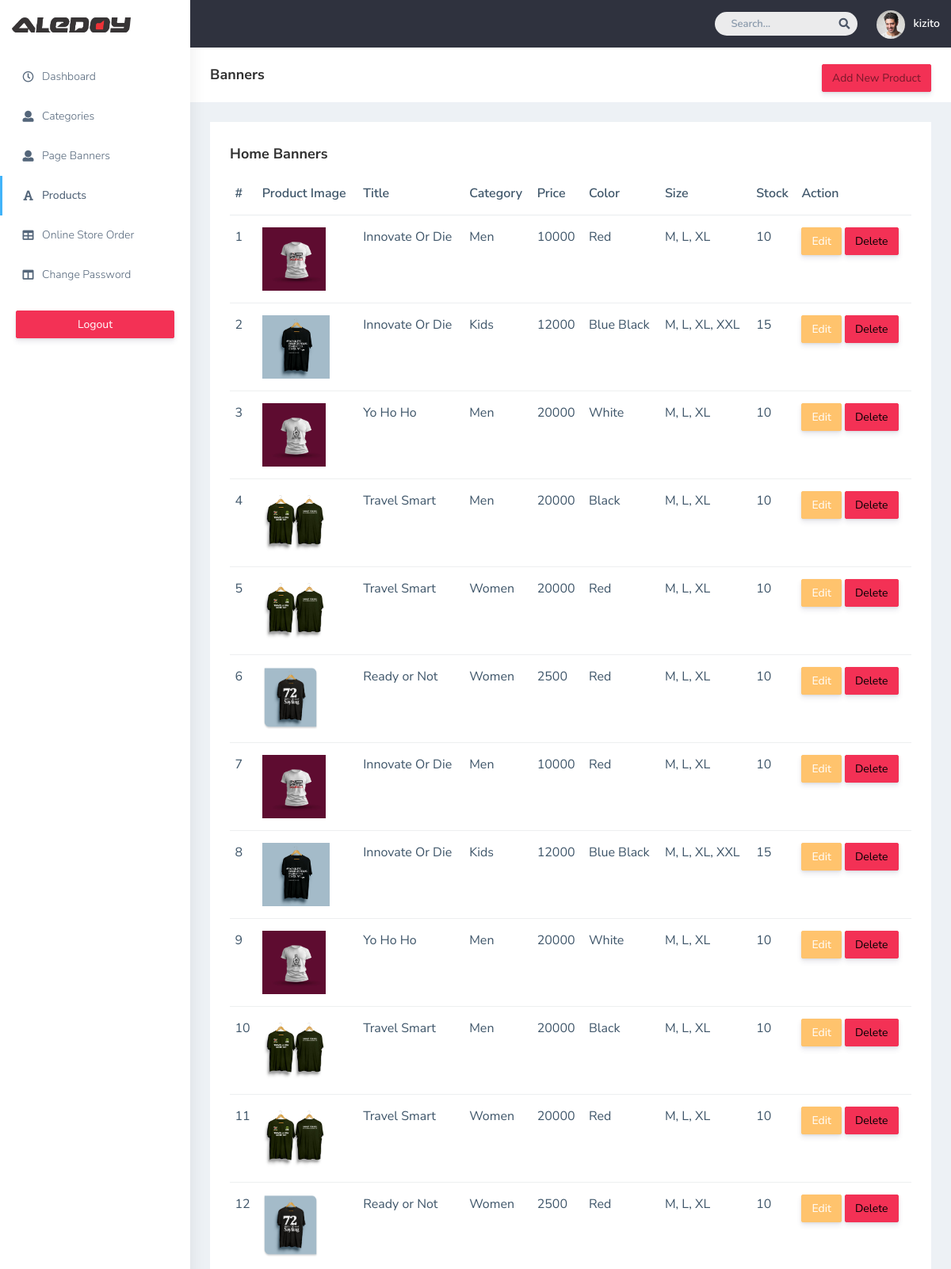
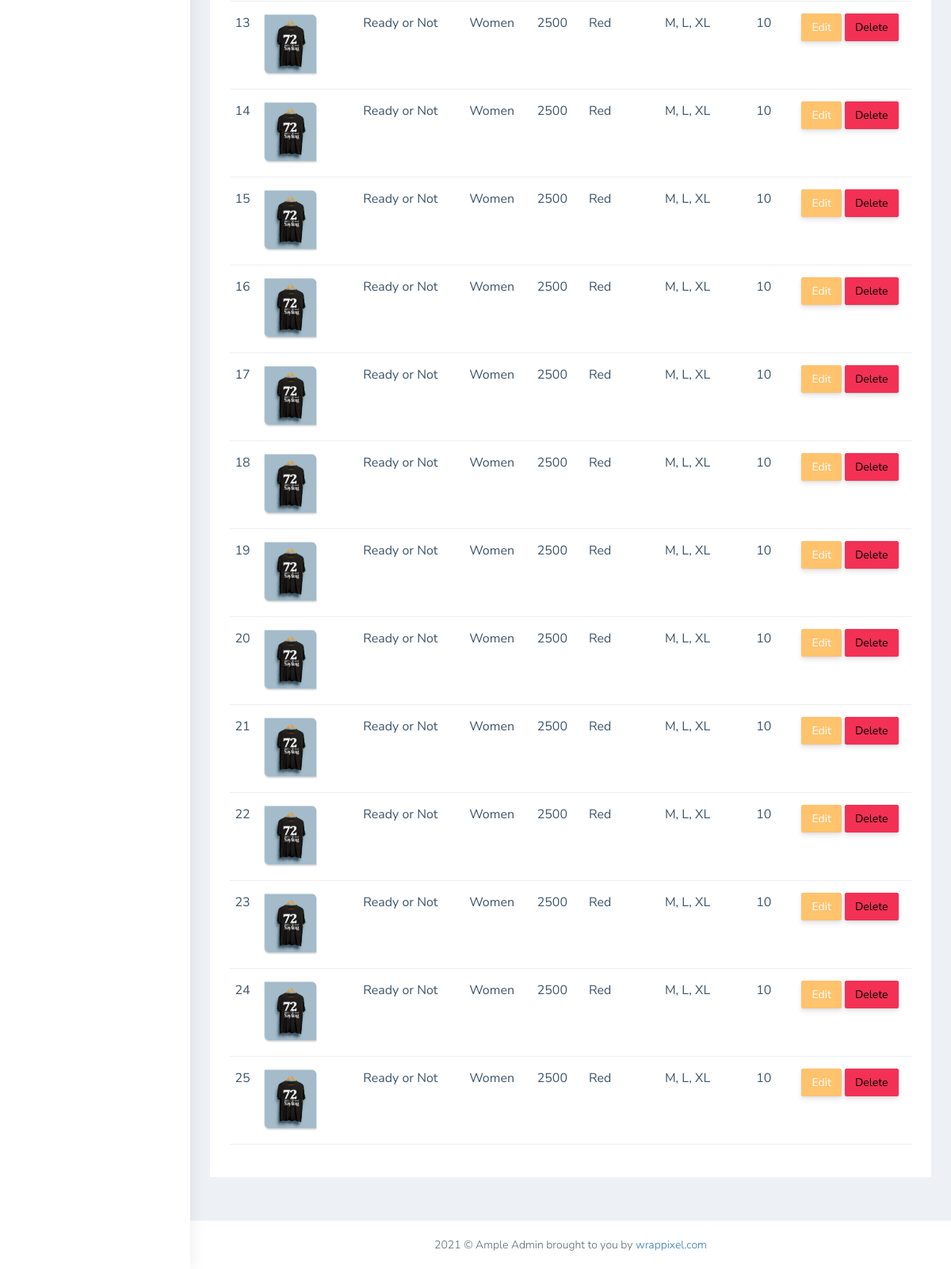
The app's page /admin/products.php (signed in) with its own data (2 pictures, top to bottom).
### tables this page shows
CREATE TABLE `products` (
  `id` int(6) UNSIGNED NOT NULL,
  `title` varchar(70) DEFAULT NULL,
  `cat_id` int(6) DEFAULT NULL,
  `price` varchar(40) DEFAULT NULL,
  `color` varchar(29) DEFAULT NULL,
  `size` varchar(50) DEFAULT NULL,
  `stock` varchar(20) DEFAULT NULL,
  `image_1` varchar(200) DEFAULT NULL,
  `image_2` varchar(200) DEFAULT NULL,
  `image_3` varchar(200) DEFAULT NULL,
  `image_4` varchar(200) DEFAULT NULL,
  `image_5` varchar(200) DEFAULT NULL
);

CREATE TABLE `categories` (
  `id` int(6) UNSIGNED NOT NULL,
  `cat_name` varchar(80) DEFAULT NULL
);

### admin/fns.php (called while the page is built, shortened)
<?php
    function get_category_name($cat_id)
    {
        global $conn;
        $query = "select * from categories where id = '$cat_id'";
        $result = mysqli_query($conn,$query);
        $row = mysqli_fetch_array($result);
        $cat_name = $row['cat_name'];
        return $cat_name;
    }
?>

### admin/products.php (the view, shortened to what this page needs)
<?php
include('connect.php');
require_once('fns.php');
?>
<!DOCTYPE html>
<html dir="ltr" lang="en">
<head>
   <link href="css/style.min.css" rel="stylesheet">
</head>
<body>
    <div id="main-wrapper" data-layout="vertical" data-navbarbg="skin5" data-sidebartype="full"
        data-sidebar-position="absolute" data-header-position="absolute" data-boxed-layout="full">
        <header class="topbar" data-navbarbg="skin5">
            <nav class="navbar top-navbar navbar-expand-md navbar-dark">
                <div class="navbar-header" data-logobg="skin6">
                    <a class="navbar-brand" href="dashboard.php">
                        <span class="logo-text">
                            <img src="plugins/images/Aledoy_Logo.png" style="width: 150px;" alt="homepage" />
                        </span>
                    </a>
                </div>
                <div class="navbar-collapse collapse" id="navbarSupportedContent" data-navbarbg="skin5">
                    <ul class="navbar-nav ms-auto d-flex align-items-center">
                        <li class=" in">
                            <form role="search" class="app-search d-none d-md-block me-3">
                                <input type="text" placeholder="Search..." class="form-control mt-0">
                                <a href="" class="active">
                                    <i class="fa fa-search"></i>
                                </a>
                            </form>
                        </li>
                        <li>
                            <a class="profile-pic" href="#">
                                <img src="plugins/images/users/varun.jpg" alt="user-img" width="36"
                                    class="img-circle"><span class="text-white font-medium"><?php echo $_SESSION['valid_user'] ?></span></a>
                        </li>
                    </ul>
                </div>
            </nav>
        </header>
        <aside class="left-sidebar" data-sidebarbg="skin6">
            <div class="scroll-sidebar">
                <?php include('sidenav.php'); ?>
            </div>
        </aside>
        <div class="page-wrapper">
            <div class="page-breadcrumb bg-white">
                <div class="row align-items-center">
                    <div class="col-lg-3 col-md-4 col-sm-4 col-xs-12">
                        <h4 class="page-title">Banners</h4>
                    </div>
                    <div class="col-lg-9 col-sm-8 col-md-8 col-xs-12">
                        <div class="d-md-flex">
                            <ol class="breadcrumb ms-auto">
                                <li><a href="add-product.php" class="fw-normal btn btn-danger">Add New Product</a></li>
                            </ol>
                        </div>
                    </div>
                </div>
            </div>
            <div class="container-fluid">
                <div class="row">
                    <div class="col-sm-12">
                        <div class="white-box">
                            <h3 class="box-title">Home Banners</h3>
                            <div class="table-responsive">
        <table class="table text-nowrap">
        <thead>
            <tr>
                <th class="border-top-0">#</th>
                <th class="border-top-0">Product Image </th>
                <th class="border-top-0">Title </th>
                <th class="border-top-0">Category </th>
                <th class="border-top-0">Price</th>
                <th class="border-top-0">Color </th>
                <th class="border-top-0">Size </th>
                <th class="border-top-0">Stock </th>
                <th class="border-top-0">Action</th>
            </tr>
        </thead>
        <tbody>
                                    <?php
                                        include('connect.php');
                                        $query = "select * from products";
                                        $result = mysqli_query($conn,$query);
                                        $num = mysqli_num_rows($result);
                                        for($i=0; $i<$num; $i++)
                                        {
                                            $row = mysqli_fetch_array($result);
                                            $y = $i+1;
                                    ?>
                                        <tr>
                                            <td><?php echo $y; ?></td>
                                            <td><img src="<?php echo $row['image_1']; ?>" style="height:80px;"></td>
                                            <td><?php echo $row['title']; ?></td>
                                            <td><?php echo get_category_name($row['cat_id']); ?></td>
                                            <td><?php echo $row['price']; ?></td>
                                            <td><?php echo $row['color']; ?></td>
                                            <td><?php echo $row['size']; ?></td>
                                            <td><?php echo $row['stock']; ?></td>
                                            <td><a href="edit_products.php?id=<?php echo $row['id']; ?>" class="btn btn-warning">Edit</a> <a href="delete_product.php?id=<?php echo $row['id']; ?>" class="btn btn-danger" onclick="return confirm('Are you sure you want to delete this?');">Delete</a> </td>
                                        </tr>
                                        <?php
                                        }
                                        ?>
                                    </tbody>
                                </table>
                            </div>
                        </div>
                    </div>
                </div>
            </div>
            <footer class="footer text-center"> 2021 © Ample Admin brought to you by <a
                    href="https://www.wrappixel.com/">wrappixel.com</a>
            </footer>
        </div>
    </div>
</body>
</html>

### records on screen
products: y "1", image_1 (picture), title "Innovate Or Die", cat.cat_name "Men", price "10000", color "Red", size "M, L, XL", stock "10"
products: y "2", image_1 (picture), title "Innovate Or Die", cat.cat_name "Kids", price "12000", color "Blue Black", size "M, L, XL, XXL", stock "15"
products: y "3", image_1 (picture), title "Yo Ho Ho", cat.cat_name "Men", price "20000", color "White", size "M, L, XL", stock "10"
products: y "4", image_1 (picture), title "Travel Smart", cat.cat_name "Men", price "20000", color "Black", size "M, L, XL", stock "10"
products: y "5", image_1 (picture), title "Travel Smart", cat.cat_name "Women", price "20000", color "Red", size "M, L, XL", stock "10"
products: y "6", image_1 (picture), title "Ready or Not", cat.cat_name "Women", price "2500", color "Red", size "M, L, XL", stock "10"
products: y "7", image_1 (picture), title "Innovate Or Die", cat.cat_name "Men", price "10000", color "Red", size "M, L, XL", stock "10"
products: y "8", image_1 (picture), title "Innovate Or Die", cat.cat_name "Kids", price "12000", color "Blue Black", size "M, L, XL, XXL", stock "15"
products: y "9", image_1 (picture), title "Yo Ho Ho", cat.cat_name "Men", price "20000", color "White", size "M, L, XL", stock "10"
products: y "10", image_1 (picture), title "Travel Smart", cat.cat_name "Men", price "20000", color "Black", size "M, L, XL", stock "10"
products: y "11", image_1 (picture), title "Travel Smart", cat.cat_name "Women", price "20000", color "Red", size "M, L, XL", stock "10"
products: y "12", image_1 (picture), title "Ready or Not", cat.cat_name "Women", price "2500", color "Red", size "M, L, XL", stock "10"
products: y "13", image_1 (picture), title "Ready or Not", cat.cat_name "Women", price "2500", color "Red", size "M, L, XL", stock "10"
products: y "14", image_1 (picture), title "Ready or Not", cat.cat_name "Women", price "2500", color "Red", size "M, L, XL", stock "10"
products: y "15", image_1 (picture), title "Ready or Not", cat.cat_name "Women", price "2500", color "Red", size "M, L, XL", stock "10"
products: y "16", image_1 (picture), title "Ready or Not", cat.cat_name "Women", price "2500", color "Red", size "M, L, XL", stock "10"
products: y "17", image_1 (picture), title "Ready or Not", cat.cat_name "Women", price "2500", color "Red", size "M, L, XL", stock "10"
products: y "18", image_1 (picture), title "Ready or Not", cat.cat_name "Women", price "2500", color "Red", size "M, L, XL", stock "10"
products: y "19", image_1 (picture), title "Ready or Not", cat.cat_name "Women", price "2500", color "Red", size "M, L, XL", stock "10"
products: y "20", image_1 (picture), title "Ready or Not", cat.cat_name "Women", price "2500", color "Red", size "M, L, XL", stock "10"
products: y "21", image_1 (picture), title "Ready or Not", cat.cat_name "Women", price "2500", color "Red", size "M, L, XL", stock "10"
products: y "22", image_1 (picture), title "Ready or Not", cat.cat_name "Women", price "2500", color "Red", size "M, L, XL", stock "10"
products: y "23", image_1 (picture), title "Ready or Not", cat.cat_name "Women", price "2500", color "Red", size "M, L, XL", stock "10"
products: y "24", image_1 (picture), title "Ready or Not", cat.cat_name "Women", price "2500", color "Red", size "M, L, XL", stock "10"
products: y "25", image_1 (picture), title "Ready or Not", cat.cat_name "Women", price "2500", color "Red", size "M, L, XL", stock "10"

### other values on screen
$_SESSION['valid_user'] "kizito"
